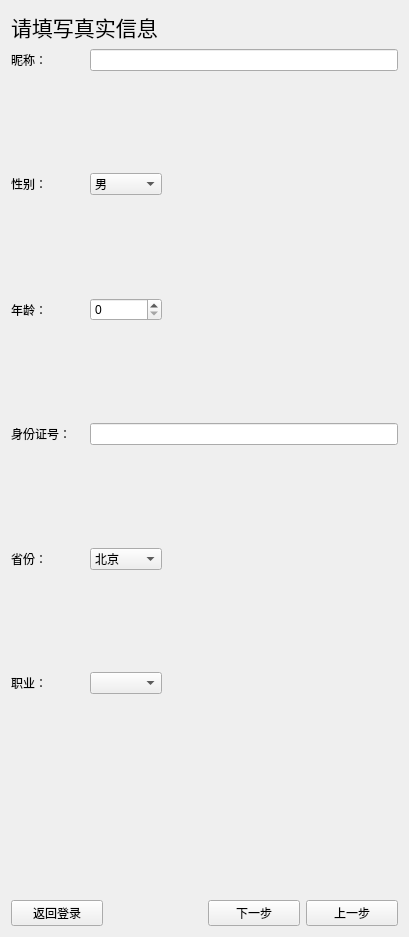
<?xml version="1.0" encoding="UTF-8"?>
<ui version="4.0">
 <class>Register</class>
 <widget class="QWidget" name="Register">
  <property name="geometry">
   <rect>
    <x>0</x>
    <y>0</y>
    <width>409</width>
    <height>937</height>
   </rect>
  </property>
  <property name="windowTitle">
   <string>Register</string>
  </property>
  <layout class="QGridLayout" name="gridLayout_2">
   <item row="0" column="0" colspan="4">
    <layout class="QGridLayout" name="gridLayout">
     <item row="3" column="1">
      <widget class="QComboBox" name="ComGender">
       <item>
        <property name="text">
         <string>男</string>
        </property>
       </item>
       <item>
        <property name="text">
         <string>女</string>
        </property>
       </item>
      </widget>
     </item>
     <item row="0" column="0" colspan="4">
      <widget class="QLabel" name="label_7">
       <property name="font">
        <font>
         <family>黑体</family>
         <pointsize>16</pointsize>
        </font>
       </property>
       <property name="text">
        <string>请填写真实信息</string>
       </property>
      </widget>
     </item>
     <item row="1" column="0">
      <widget class="QLabel" name="label">
       <property name="text">
        <string>昵称：</string>
       </property>
      </widget>
     </item>
     <item row="3" column="0">
      <widget class="QLabel" name="label_5">
       <property name="text">
        <string>性别：</string>
       </property>
      </widget>
     </item>
     <item row="4" column="4">
      <spacer name="verticalSpacer_2">
       <property name="orientation">
        <enum>Qt::Vertical</enum>
       </property>
       <property name="sizeHint" stdset="0">
        <size>
         <width>20</width>
         <height>40</height>
        </size>
       </property>
      </spacer>
     </item>
     <item row="5" column="0">
      <widget class="QLabel" name="label_3">
       <property name="text">
        <string>年龄：</string>
       </property>
      </widget>
     </item>
     <item row="1" column="1" colspan="4">
      <widget class="QLineEdit" name="EditName"/>
     </item>
     <item row="2" column="4">
      <spacer name="verticalSpacer">
       <property name="orientation">
        <enum>Qt::Vertical</enum>
       </property>
       <property name="sizeHint" stdset="0">
        <size>
         <width>20</width>
         <height>40</height>
        </size>
       </property>
      </spacer>
     </item>
     <item row="6" column="3">
      <spacer name="verticalSpacer_3">
       <property name="orientation">
        <enum>Qt::Vertical</enum>
       </property>
       <property name="sizeHint" stdset="0">
        <size>
         <width>20</width>
         <height>40</height>
        </size>
       </property>
      </spacer>
     </item>
     <item row="11" column="4">
      <spacer name="verticalSpacer_5">
       <property name="orientation">
        <enum>Qt::Vertical</enum>
       </property>
       <property name="sizeHint" stdset="0">
        <size>
         <width>20</width>
         <height>40</height>
        </size>
       </property>
      </spacer>
     </item>
     <item row="9" column="2">
      <spacer name="verticalSpacer_4">
       <property name="orientation">
        <enum>Qt::Vertical</enum>
       </property>
       <property name="sizeHint" stdset="0">
        <size>
         <width>20</width>
         <height>40</height>
        </size>
       </property>
      </spacer>
     </item>
     <item row="10" column="0">
      <widget class="QLabel" name="label_4">
       <property name="text">
        <string>省份：</string>
       </property>
      </widget>
     </item>
     <item row="12" column="0">
      <widget class="QLabel" name="label_6">
       <property name="text">
        <string>职业：</string>
       </property>
      </widget>
     </item>
     <item row="5" column="1">
      <widget class="QSpinBox" name="SpinAge"/>
     </item>
     <item row="8" column="0">
      <widget class="QLabel" name="label_2">
       <property name="text">
        <string>身份证号：</string>
       </property>
      </widget>
     </item>
     <item row="8" column="1" colspan="4">
      <widget class="QLineEdit" name="EditIdentify"/>
     </item>
     <item row="10" column="1">
      <widget class="QComboBox" name="ComProvinces">
       <item>
        <property name="text">
         <string>北京</string>
        </property>
       </item>
       <item>
        <property name="text">
         <string>陕西</string>
        </property>
       </item>
       <item>
        <property name="text">
         <string>陕西</string>
        </property>
       </item>
       <item>
        <property name="text">
         <string>河北</string>
        </property>
       </item>
       <item>
        <property name="text">
         <string>河南</string>
        </property>
       </item>
       <item>
        <property name="text">
         <string>湖北</string>
        </property>
       </item>
       <item>
        <property name="text">
         <string>湖南</string>
        </property>
       </item>
       <item>
        <property name="text">
         <string/>
        </property>
       </item>
       <item>
        <property name="text">
         <string>辽宁</string>
        </property>
       </item>
      </widget>
     </item>
     <item row="12" column="1">
      <widget class="QComboBox" name="ComOccupational"/>
     </item>
    </layout>
   </item>
   <item row="1" column="1">
    <spacer name="verticalSpacer_6">
     <property name="orientation">
      <enum>Qt::Vertical</enum>
     </property>
     <property name="sizeType">
      <enum>QSizePolicy::Minimum</enum>
     </property>
     <property name="sizeHint" stdset="0">
      <size>
       <width>20</width>
       <height>200</height>
      </size>
     </property>
    </spacer>
   </item>
   <item row="2" column="0">
    <widget class="QPushButton" name="BtnReturn">
     <property name="text">
      <string>返回登录</string>
     </property>
    </widget>
   </item>
   <item row="2" column="2">
    <widget class="QPushButton" name="BtnNext">
     <property name="text">
      <string>下一步</string>
     </property>
    </widget>
   </item>
   <item row="2" column="3">
    <widget class="QPushButton" name="BtnPerious">
     <property name="text">
      <string>上一步</string>
     </property>
    </widget>
   </item>
  </layout>
 </widget>
 <layoutdefault spacing="6" margin="11"/>
 <resources/>
 <connections/>
</ui>
